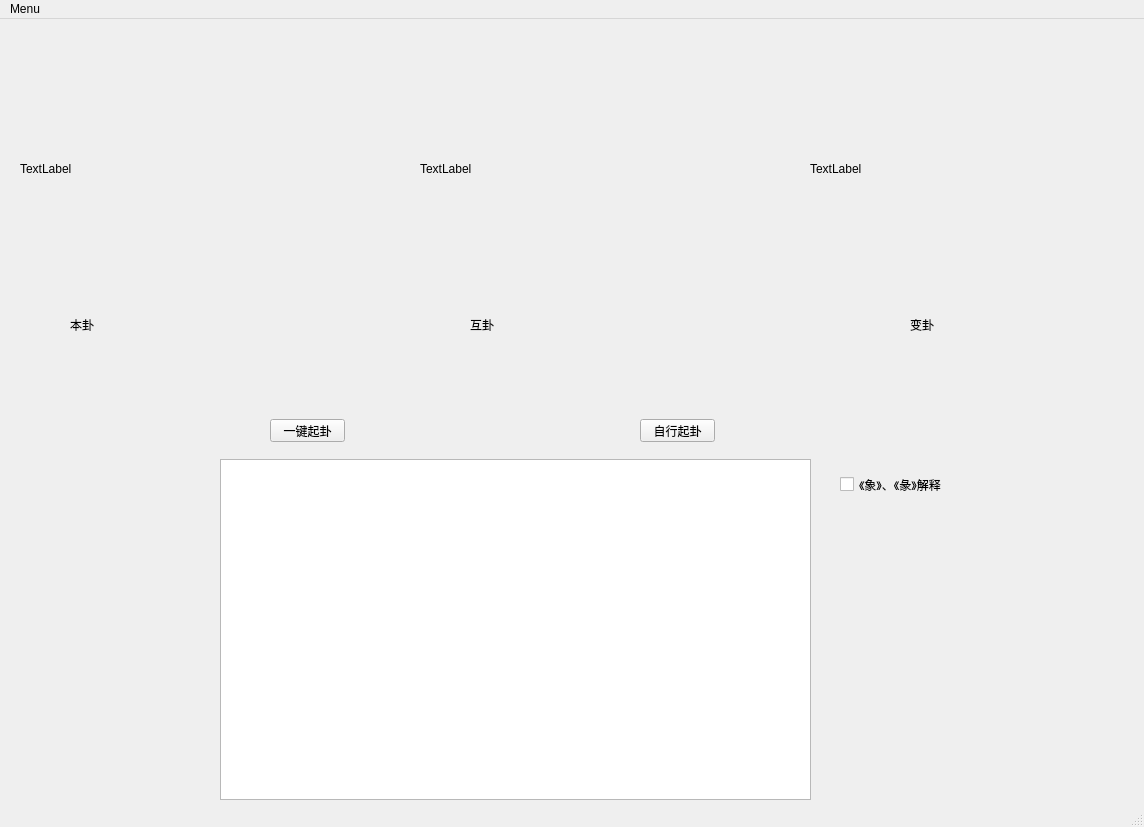
<?xml version="1.0" encoding="UTF-8"?>
<ui version="4.0">
 <class>MainWindow</class>
 <widget class="QMainWindow" name="MainWindow">
  <property name="geometry">
   <rect>
    <x>0</x>
    <y>0</y>
    <width>1144</width>
    <height>827</height>
   </rect>
  </property>
  <property name="windowTitle">
   <string>MainWindow</string>
  </property>
  <widget class="QWidget" name="centralwidget">
   <widget class="QPushButton" name="pushButton">
    <property name="geometry">
     <rect>
      <x>270</x>
      <y>400</y>
      <width>75</width>
      <height>23</height>
     </rect>
    </property>
    <property name="text">
     <string>一键起卦</string>
    </property>
   </widget>
   <widget class="QTextBrowser" name="textBrowser">
    <property name="geometry">
     <rect>
      <x>220</x>
      <y>440</y>
      <width>591</width>
      <height>341</height>
     </rect>
    </property>
   </widget>
   <widget class="QLabel" name="label_ben">
    <property name="geometry">
     <rect>
      <x>20</x>
      <y>30</y>
      <width>240</width>
      <height>240</height>
     </rect>
    </property>
    <property name="text">
     <string>TextLabel</string>
    </property>
   </widget>
   <widget class="QLabel" name="label_bian">
    <property name="geometry">
     <rect>
      <x>810</x>
      <y>30</y>
      <width>240</width>
      <height>240</height>
     </rect>
    </property>
    <property name="text">
     <string>TextLabel</string>
    </property>
   </widget>
   <widget class="QLabel" name="text_ben">
    <property name="geometry">
     <rect>
      <x>70</x>
      <y>300</y>
      <width>54</width>
      <height>12</height>
     </rect>
    </property>
    <property name="text">
     <string>本卦</string>
    </property>
   </widget>
   <widget class="QLabel" name="text_bian">
    <property name="geometry">
     <rect>
      <x>910</x>
      <y>300</y>
      <width>54</width>
      <height>12</height>
     </rect>
    </property>
    <property name="text">
     <string>变卦</string>
    </property>
   </widget>
   <widget class="QLabel" name="label_hu">
    <property name="geometry">
     <rect>
      <x>420</x>
      <y>30</y>
      <width>240</width>
      <height>240</height>
     </rect>
    </property>
    <property name="text">
     <string>TextLabel</string>
    </property>
   </widget>
   <widget class="QLabel" name="text_hu">
    <property name="geometry">
     <rect>
      <x>470</x>
      <y>300</y>
      <width>54</width>
      <height>12</height>
     </rect>
    </property>
    <property name="text">
     <string>互卦</string>
    </property>
   </widget>
   <widget class="QPushButton" name="pushButton_2">
    <property name="geometry">
     <rect>
      <x>640</x>
      <y>400</y>
      <width>75</width>
      <height>23</height>
     </rect>
    </property>
    <property name="text">
     <string>自行起卦</string>
    </property>
   </widget>
   <widget class="QCheckBox" name="checkBox">
    <property name="geometry">
     <rect>
      <x>840</x>
      <y>450</y>
      <width>131</width>
      <height>31</height>
     </rect>
    </property>
    <property name="text">
     <string>《象》、《彖》解释</string>
    </property>
   </widget>
  </widget>
  <widget class="QMenuBar" name="menubar">
   <property name="geometry">
    <rect>
     <x>0</x>
     <y>0</y>
     <width>1144</width>
     <height>23</height>
    </rect>
   </property>
   <widget class="QMenu" name="menuMenu">
    <property name="title">
     <string>Menu</string>
    </property>
    <addaction name="MingG"/>
   </widget>
   <addaction name="menuMenu"/>
  </widget>
  <widget class="QStatusBar" name="statusbar"/>
  <action name="MingG">
   <property name="text">
    <string>命卦</string>
   </property>
  </action>
 </widget>
 <resources/>
 <connections/>
</ui>
